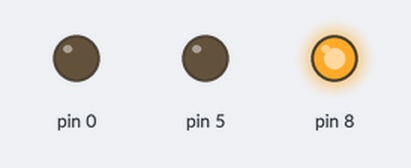
Bench run of a sketch on a simulated Arduino Uno, built for the host (arithmetic inside an expression is 32-bit, double 64-bit). Parts: output pins drawn as LEDs (lit = HIGH).

Above: at 0.1 s.
Timing chart, 0 to 1.6 s (numbered marks = the images above):
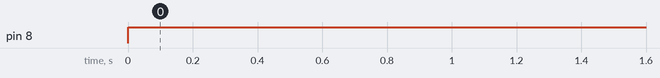

The sketch:

egb-220-2020s1.ino
```cpp
#include "AnalogToDigital.h"
#include "Motor.h"

AnalogToDigital thumbwheelLeft(0);
AnalogToDigital thumbwheelRight(1);
AnalogToDigital sensor1(4);
AnalogToDigital sensor2(5);
AnalogToDigital sensor3(6);
AnalogToDigital sensor4(7);
AnalogToDigital sensor5(11);
AnalogToDigital sensor6(10);
AnalogToDigital sensor7(9);
AnalogToDigital sensor8(8);

Motor motorLeft(0);
Motor motorRight(1);


int main()
{
	DDRD |= (1 << 5);
	DDRF = 0;

	AnalogToDigital::init();

	while (1)
	{
		motorLeft.set(-1.0);
		motorRight.set(1.0);
	}
}
```

AnalogToDigital.cpp
```cpp
#include "AnalogToDigital.h"

AnalogToDigital::AnalogToDigital(uint8_t channel): channel(channel)
{
	//*ddr_for_channel[channel] &= ~(1<<pin_for_channel[channel]); // set mode
}

void AnalogToDigital::init()
{
	// Use external voltage reference, Left adjust result.
	ADMUX = (1<<REFS0)|(1<<ADLAR);
	// Enable ADC, Prescale with a division factor of 4.
	ADCSRA = (1<<ADEN)|(1<<ADPS1)|(1<<ADPS0);
}

double AnalogToDigital::read()
{
	ADMUX &= 0b11100000; // Clear channel
	ADMUX |= channel & 0b11111; // Set channel

	ADCSRA |= (1<<ADSC); // Start Conversion

	while(ADCSRA & (1<<ADSC)); // Wait for conversion to finish

	// todo: convert from two's complement form binary to voltage
	uint16_t result = ADCH;

	double voltage = (3.3 * result) / 255;

	return voltage;
}
```

AnalogToDigital.h
```cpp
#ifndef ANALOG_TO_DIGITAL_H
#define ANALOG_TO_DIGITAL_H

#include <avr/io.h>

class AnalogToDigital
{
public:
	AnalogToDigital(uint8_t channel);

	static void init();

	double read();

private:
	uint8_t channel;

	const uint8_t ddr_for_channel = {

	};
	const uint8_t pin_for_channel = {

	};

};

#endif
```

Motor.cpp
```cpp
#include "Motor.h"

Motor::Motor(bool side): side(side)
{
	TCCR0A |= (1<<COM0A1)|(1<<COM0B1)|(1<<WGM01)|(1<<WGM00);
	TCCR0B |= (1<<CS01);

	if (side == 0) {
		DDRB |= (1<<7)|(1<<0);
	}
	else {
		DDRE |= (1<<6);
		DDRD |= (1<<0);
	}
}

void Motor::set(double velocity)
{
	if (side == 0) {
		OCR0A = (fabs(velocity) * 255);
		if (velocity < 0) {
			PORTB |= (1<<0);
		}
		else {
			PORTB &= ~(1<<0);
		}
	}
	else {
		OCR0B = (fabs(velocity) * 255);
		if (velocity < 0) {
			PORTE |= (1<<6);
		}
		else {
			PORTE &= ~(1<<6);
		}
	}
}
```

Motor.h
```cpp
#ifndef MOTOR_H
#define MOTOR_H

#include <avr/io.h>
#include <math.h>

class Motor
{
public:
	Motor(bool side);

	void set(double veloctiy);

private:
	bool side;
};

#endif
```

Measured:
- by itself, pin 8: LOW → HIGH at 0.00 s
